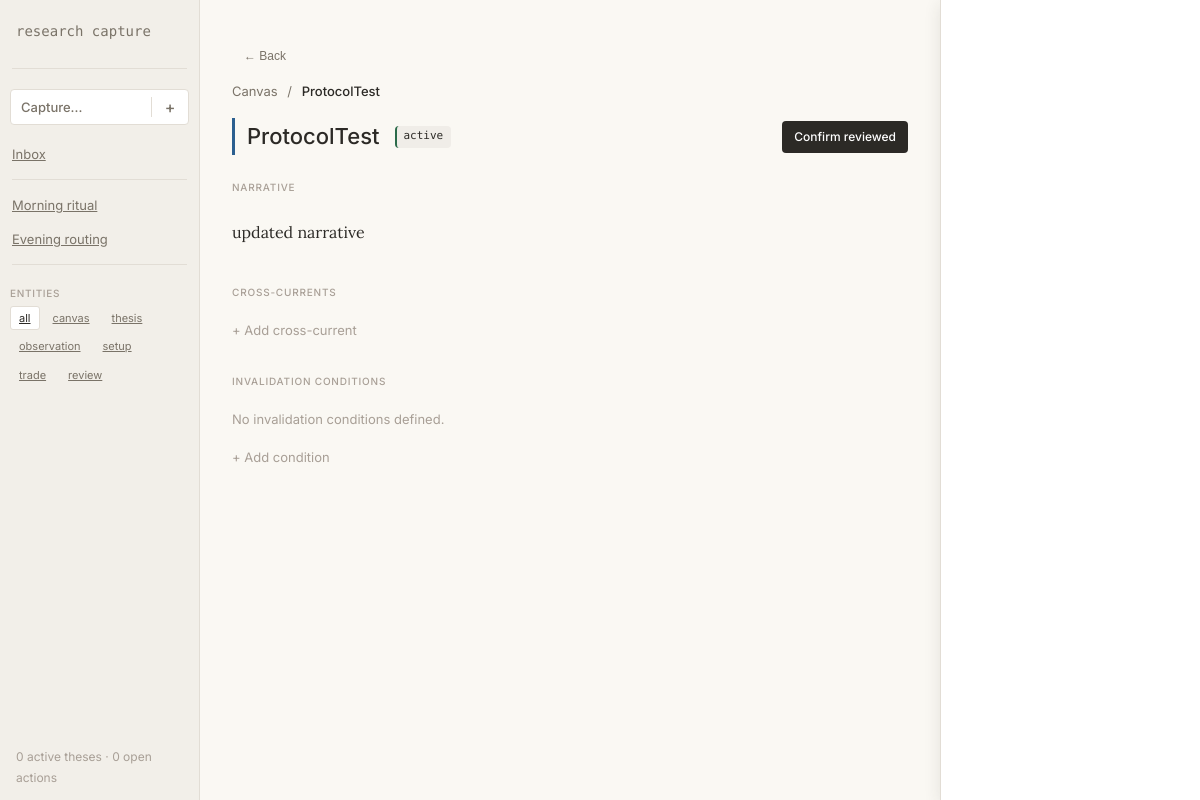
/canvas/01KQEG4C7BJBMAC0BNF7E36820, run on the app's committed database.
### tables this page shows
CREATE TABLE canvas (
    id            TEXT PRIMARY KEY,
    name          TEXT NOT NULL,
    narrative     TEXT NOT NULL,
    status        TEXT NOT NULL DEFAULT 'active'
                      CHECK(status IN ('active', 'archived')),
    last_reviewed TEXT NOT NULL,
    created_at    TEXT NOT NULL DEFAULT (strftime('%Y-%m-%dT%H:%M:%SZ', 'now'))
);

### api/routes/canvas.py (the view)
@router.get("/{canvas_id}")
async def get_canvas(canvas_id: str, request: Request, db=Depends(get_db)):
    rows = await db.execute_fetchall(
        "SELECT * FROM canvas WHERE id = ?", (canvas_id,)
    )
    if not rows:
        raise HTTPException(404, "Canvas not found")
    canvas = dict(rows[0])
    cross_currents = await db.execute_fetchall(
        """SELECT cc.id, cc.target_canvas_id, c.name AS target_name,
                  cc.relationship_description, cc.created_at
           FROM canvas_cross_currents cc
           JOIN canvas c ON c.id = cc.target_canvas_id
           WHERE cc.source_canvas_id = ?
           ORDER BY cc.created_at ASC""",
        (canvas_id,),
    )
    cross_currents = [dict(r) for r in cross_currents]
    invalidation_conditions = await db.execute_fetchall(
        "SELECT * FROM canvas_invalidation_conditions WHERE canvas_id = ?",
        (canvas_id,),
    )
    invalidation_conditions = [dict(r) for r in invalidation_conditions]
    version_history = await db.execute_fetchall(
        """SELECT id, timestamp, diff_summary
           FROM canvas_version_history
           WHERE canvas_id = ?
           ORDER BY timestamp DESC""",
        (canvas_id,),
    )
    version_history = [dict(r) for r in version_history]
    if not _wants_html(request):
        return {
            **canvas,
            "cross_currents": cross_currents,
            "invalidation_conditions": invalidation_conditions,
            "version_history": version_history,
        }
    now = datetime.now(timezone.utc)
    try:
        last_reviewed = datetime.fromisoformat(canvas["last_reviewed"].replace("Z", "+00:00"))
        days_since_reviewed = (now - last_reviewed).days
    except (ValueError, TypeError, KeyError):
        days_since_reviewed = 0
    for ic in invalidation_conditions:
        try:
            last_assessed = datetime.fromisoformat(ic["last_assessed"].replace("Z", "+00:00"))
            ic["days_since_assessed"] = (now - last_assessed).days
        except (ValueError, TypeError, KeyError):
            ic["days_since_assessed"] = 0
    from api.config import settings
    return templates.TemplateResponse("canvas/detail.html", {
        "request": request,
        "canvas": canvas,
        "cross_currents": cross_currents,
        "invalidation_conditions": invalidation_conditions,
        "version_history": version_history,
        "days_since_reviewed": days_since_reviewed,
        "now_iso": now.strftime("%Y-%m-%dT%H:%M:%SZ"),
        "library_configured": bool(settings.library_db_path),
    })

### frontend/templates/canvas/detail.html (shortened to what this page needs)
{% extends "base.html" %}
{% from "components/badge.html" import badge %}
{% from "components/chip.html" import chip %}
{% from "components/prose_field.html" import editable %}
{% from "components/inline_form.html" import inline_form %}
{% block content %}
<div x-data="{
    showAddCC: false,
    showAddIC: false,
    protocol1: null,
    showProtocol1(data) { this.protocol1 = data; }
}">
    <button onclick="history.back()" class="btn-ghost btn-compact" style="margin-bottom: var(--space-2); color: var(--color-text-secondary)">← Back</button>
    <div style="font-family: var(--font-ui); font-size: var(--text-sm); color: var(--color-text-secondary); margin-bottom: var(--space-4)">
        <span>Canvas</span> <span style="margin: 0 6px">/</span>
        <span style="color: var(--color-text-primary); font-weight: 500">{{ canvas.name }}</span>
    </div>
    <div style="display: flex; align-items: center; gap: var(--space-4); margin-bottom: var(--space-6); padding-left: 12px; border-left: 3px solid var(--color-analytical)">
        <h1 style="font-family: var(--font-ui); font-size: var(--text-xl); font-weight: 500; margin: 0">{{ canvas.name }}</h1>
        {{ badge(status=canvas.status) }}
        <div style="margin-left: auto">
            <button class="btn btn-primary btn-compact"
                    hx-patch="{{ '/canvas/%s/reviewed' % canvas.id }}"
                    hx-swap="none"
                    onclick="this.textContent='Reviewed'">Confirm reviewed</button>
        </div>
    </div>
    <div class="section-header">Narrative</div>
    {{ editable(
        id="canvas-narrative",
        content=canvas.narrative,
        save_url="/canvas/%s" % canvas.id,
        require_diff=True
    ) }}
    <div class="section-header">Cross-currents</div>
    <div x-show="!showAddCC" style="color: var(--color-text-tertiary); cursor: pointer; padding: var(--space-2) 0; font-size: var(--text-sm)"
         @click="showAddCC = true">+ Add cross-current</div>
    <div class="section-header">Invalidation conditions</div>
    {% if invalidation_conditions %}
    <table class="table-container" style="margin-bottom: var(--space-2)">
        <thead>
            <tr>
                <th>Condition</th>
                <th>Type</th>
                <th>Probability</th>
                <th>Lead time</th>
                <th>Last assessed</th>
            </tr>
        </thead>
        <tbody>
            {% for ic in invalidation_conditions %}
            <tr class="{% if ic.days_since_assessed > 21 %}row-danger{% elif ic.days_since_assessed > 14 %}row-warning{% endif %}">
                <td style="font-family: var(--font-ui); font-size: var(--text-sm)">{{ ic.condition }}</td>
                <td>{{ badge(status=ic.type) }}</td>
                <td>{{ badge(status=ic.probability) }}</td>
                <td style="font-family: var(--font-data); font-size: var(--text-sm)">{{ ic.lead_time_days }}d</td>
                <td style="font-family: var(--font-data); font-size: var(--text-xs);
                    {% if ic.days_since_assessed > 21 %}color: var(--color-danger){% endif %}">
                    {{ ic.last_assessed }}
                </td>
            </tr>
            {% endfor %}
        </tbody>
    </table>
    {% else %}
    <div style="font-family: var(--font-ui); font-size: var(--text-sm); color: var(--color-text-tertiary); padding: var(--space-2) 0">
        No invalidation conditions defined.
    </div>
    {% endif %}
    <div x-show="!showAddIC" style="color: var(--color-text-tertiary); cursor: pointer; padding: var(--space-2) 0; font-size: var(--text-sm)"
         @click="showAddIC = true">+ Add condition</div>
</div>
{% endblock %}
{% block panel %}
<div class="panel-right" id="context-panel"
     hx-get="/canvas/{{ canvas.id }}/panel"
     hx-trigger="load"
     hx-target="#context-panel"
     hx-swap="innerHTML">
</div>
{% endblock %}

### frontend/templates/components/badge.html
{% macro badge(status, text=none) %}
<span class="badge" data-status="{{ status }}" aria-label="{{ text or status }}">{{ text or status }}</span>
{% endmacro %}

### frontend/templates/components/prose_field.html (shortened to what this page needs)
{% macro editable(id, content, save_url, require_diff=false, field_name="narrative") %}
<div class="prose-field" x-data="{ editing: false, diff_summary: '' }">
    <div class="prose-field-content"
         @click="editing = true"
         x-show="!editing"
         x-text="{{ content | tojson }}">{{ content }}</div>
</div>
{% endmacro %}

### frontend/static/css/tokens.css (style rules this page uses)
:root { --color-bg: #FAF8F3; --color-surface: #FFFFFF; --color-recessed: #F2EFE9; --color-border: #E2DDD5; --color-border-light: #EBE7E0; --color-text-primary: #2C2A26; --color-text-secondary: #7A7368; --color-text-tertiary: #A89F96; --color-text-inverse: #FFFFFF; --color-text-primary-hover: #1A1917; --color-analytical: #2B5F8F; --color-analytical-bg: #EEF4FA; --color-analytical-text: #1D4270; --color-operational: #9B5A1A; --color-operational-bg: #FBF3E8; --color-operational-text: #6B3D0F; --color-learning: #5B4A7A; --color-learning-bg: #F2EFF8; --color-learning-text: #3D3054; --color-active: #2B6B4A; --color-active-bg: #EBF5EF; --color-warning: #8F6B1A; --color-warning-bg: #FDF6E3; --color-danger: #8B2218; --color-danger-bg: #FCECEA; --color-neutral: #5A5650; --color-neutral-bg: #F0EDE8; --shadow-card: 0 1px 3px rgba(44, 42, 38, 0.07); --shadow-panel: 0 4px 16px rgba(44, 42, 38, 0.11); --shadow-modal: 0 8px 32px rgba(44, 42, 38, 0.16); --font-prose: 'Lora', Georgia, serif; --font-data: 'Fira Code', 'Courier New', monospace; --font-ui: 'Inter', system-ui, sans-serif; --text-xs: 11px; --text-xs-lh: 1.5; --text-sm: 13px; --text-sm-lh: 1.6; --text-base: 15px; --text-base-lh: 1.7; --text-prose: 16px; --text-prose-lh: 1.85; --text-lg: 18px; --text-lg-lh: 1.5; --text-xl: 22px; --text-xl-lh: 1.3; --text-2xl: 28px; --text-2xl-lh: 1.2; --space-1: 4px; --space-2: 8px; --space-3: 12px; --space-4: 16px; --space-5: 20px; --space-6: 24px; --space-8: 32px; --space-10: 40px; --space-12: 48px; }

### frontend/static/css/base.css (style rules this page uses)
*, *::before, *::after { box-sizing: border-box; margin: 0; padding: 0; }
html { font-size: 16px; -webkit-text-size-adjust: 100%; }
body { background: var(--color-bg); color: var(--color-text-primary); font-family: var(--font-ui); font-size: var(--text-base); line-height: var(--text-base-lh); -webkit-font-smoothing: antialiased; -moz-osx-font-smoothing: grayscale; }

### frontend/static/css/layout.css (style rules this page uses)
.panel-right { position: fixed; right: 0; top: 0; width: 260px; height: 100vh; background: var(--color-surface); border-left: 1px solid var(--color-border); box-shadow: var(--shadow-panel); z-index: 10; overflow-y: auto; transform: translateX(260px); }
.panel-right.visible { transform: translateX(0); }

### frontend/static/css/components.css (style rules this page uses)
.badge { display: inline-flex; align-items: center; height: 22px; padding: 0 8px 0 6px; border-radius: 4px; background: var(--color-neutral-bg); border-left: 2px solid var(--color-neutral); font-family: var(--font-data); font-size: var(--text-xs); color: var(--color-text-primary); }
.badge[data-status="active"] { border-left-color: var(--color-active); }
.prose-field { position: relative; }
.prose-field-content { font-family: var(--font-prose); font-size: var(--text-prose); line-height: var(--text-prose-lh); color: var(--color-text-primary); padding: 12px 0; border-radius: 4px; transition: background 150ms ease, padding 150ms ease; }
.btn { display: inline-flex; align-items: center; justify-content: center; height: 36px; min-width: 44px; min-height: 44px; border-radius: 4px; font-family: var(--font-ui); font-size: 13px; font-weight: 500; cursor: pointer; transition: background 120ms ease; border: none; text-decoration: none; }
.btn-primary { background: var(--color-text-primary); color: var(--color-text-inverse); padding: 0 var(--space-4); }
.btn-ghost { background: transparent; border: none; color: var(--color-text-secondary); padding: 0; min-width: auto; min-height: auto; height: auto; }
.btn-compact { height: 32px; min-height: 32px; padding: 0 var(--space-3); font-size: 12px; }
.section-header { font-family: var(--font-ui); font-size: 10px; font-weight: 500; letter-spacing: 0.08em; text-transform: uppercase; color: var(--color-text-tertiary); margin: var(--space-6) 0 10px; }

### frontend/static/css/motion.css (style rules this page uses)
.panel-right { transition: transform 200ms ease-out; }

### data on the page
canvas: name "ProtocolTest", status "active", narrative "updated narrative"
